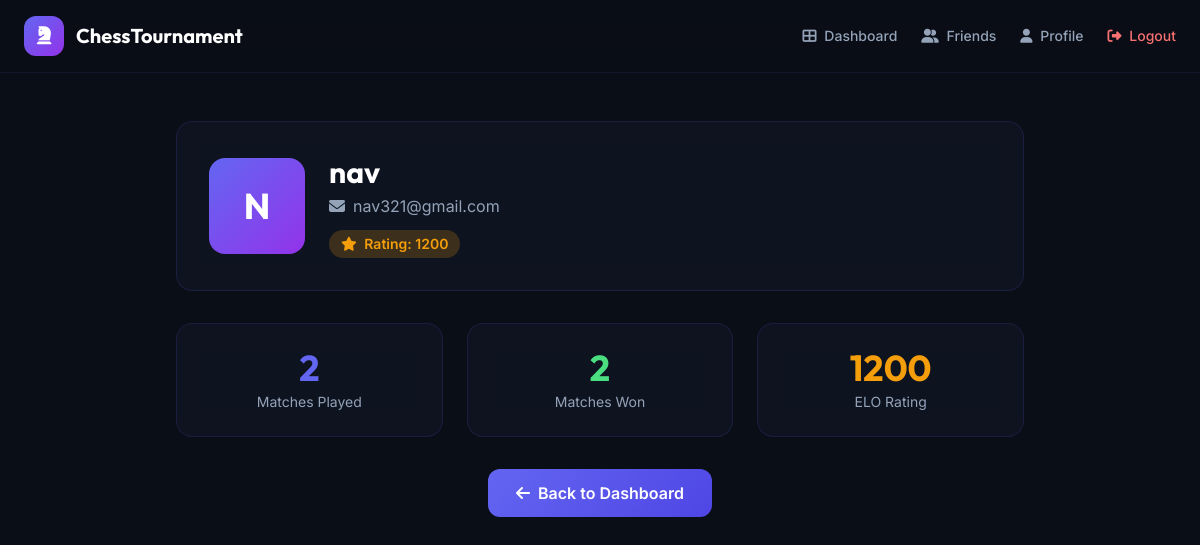
The page /accounts/profile/ (signed in) on the database its author committed.
### accounts/models.py (models this page shows, shortened)
class User(AbstractUser):
    rating = models.IntegerField(default=1200)

### accounts/views.py (the view)
# urls.py: path('profile/', views.profile_view, name='profile'),
@login_required
def profile_view(request):
    user = request.user
    matches_played = Match.objects.filter(
        Q(player1=user) | Q(player2=user),
        status='completed'
    ).count()
    matches_won = Match.objects.filter(winner=user).count()
    context = {
        'user': user,
        'matches_played': matches_played,
        'matches_won': matches_won,
    }
    return render(request, 'accounts/profile.html', context)

### accounts/context_processors.py (called while the page is built)
def notifications(request):
    if request.user.is_authenticated:
        pending_friend_count = FriendRequest.objects.filter(
            to_user=request.user, status='pending'
        ).count()
        pending_invite_count = RoomInvite.objects.filter(
            invited_user=request.user, status='pending',
            room__status='waiting'
        ).count()
        return {
            'pending_friend_count': pending_friend_count,
            'pending_invite_count': pending_invite_count,
        }
    return {}

### templates/accounts/profile.html (shortened to what this page needs)
{% extends 'base.html' %}
{% block content %}
<div class="max-w-4xl mx-auto px-6 py-12">
    <div class="animate-fadeInUp">
        <div class="glass-card p-8 mb-8">
            <div class="flex items-center gap-6">
                <div class="w-24 h-24 rounded-2xl bg-gradient-to-br from-accent to-purple-600 flex items-center justify-center text-4xl font-display font-bold text-white">
                    {{ user.username.0|upper }}
                </div>
                <div>
                    <h1 class="text-3xl font-display font-bold text-white">{{ user.username }}</h1>
                    <p class="text-slate-400 mt-1"><i class="fas fa-envelope mr-2"></i>{{ user.email }}</p>
                    <div class="flex items-center gap-2 mt-3">
                        <span class="px-3 py-1 rounded-full bg-gold/20 text-gold text-sm font-semibold">
                            <i class="fas fa-star mr-1"></i> Rating: {{ user.rating }}
                        </span>
                    </div>
                </div>
            </div>
        </div>
        <div class="grid grid-cols-1 md:grid-cols-3 gap-6 mb-8">
            <div class="glass-card p-6 text-center">
                <div class="text-4xl font-display font-bold text-accent">{{ matches_played }}</div>
                <div class="text-slate-400 mt-1 text-sm">Matches Played</div>
            </div>
            <div class="glass-card p-6 text-center">
                <div class="text-4xl font-display font-bold text-green-400">{{ matches_won }}</div>
                <div class="text-slate-400 mt-1 text-sm">Matches Won</div>
            </div>
            <div class="glass-card p-6 text-center">
                <div class="text-4xl font-display font-bold text-gold">{{ user.rating }}</div>
                <div class="text-slate-400 mt-1 text-sm">ELO Rating</div>
            </div>
        </div>
        <div class="text-center">
            <a href="{% url 'dashboard' %}" class="btn-primary">
                <i class="fas fa-arrow-left"></i> Back to Dashboard
            </a>
        </div>
    </div>
</div>
{% endblock %}

### templates/base.html (style rules this page uses)
* { margin: 0; padding: 0; box-sizing: border-box; }
body { font-family: 'Inter', sans-serif; background: #0a0e17; color: #e2e8f0; min-height: 100vh; }
h1, h2, h3, h4, h5, h6 { font-family: 'Outfit', sans-serif; }
.animate-fadeInUp { animation: fadeInUp 0.6s ease-out; }
.glass-card { background: rgba(17, 24, 39, 0.6); backdrop-filter: blur(12px); border: 1px solid rgba(99, 102, 241, 0.15); border-radius: 16px; transition: all 0.3s ease; }
.btn-primary { background: linear-gradient(135deg, #6366f1, #4f46e5); color: white; padding: 12px 28px; border-radius: 12px; font-weight: 600; border: none; cursor: pointer; transition: all 0.3s ease; display: inline-flex; align-items: center; gap: 8px; }

### rows shown on the page
User: username.0 "N", username "nav", email "nav321@gmail.com", rating "1200"

### other values the page prints
{{ matches_played }} "2"
{{ matches_won }} "2"
